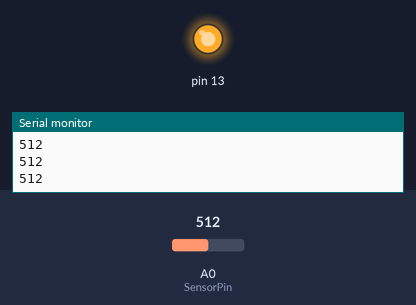
Simulated run of this sketch. Board: Arduino Uno, built with avr-gcc and run on an emulated ATmega328P. Shown: output pins drawn as LEDs (lit = HIGH), the last lines printed to the serial monitor. The inputs (shaded band) are chosen by the test bench; at power-on: A0 (SensorPin) = 512.

Above: at 1.2 s.
1.3 s: A0 (SensorPin) set to 360
2.8 s: A0 (SensorPin) set to 342
At 3.6 s:
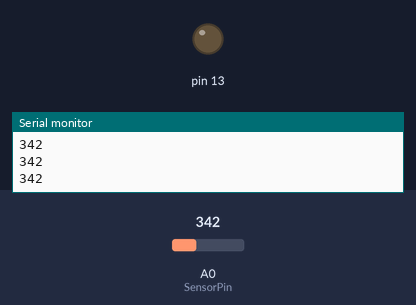
4.3 s: A0 (SensorPin) set to 511
At 5.2 s:
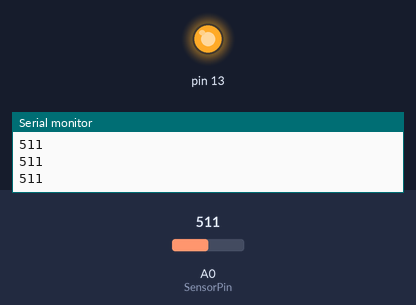
5.8 s: A0 (SensorPin) set to 340
At 6.7 s:
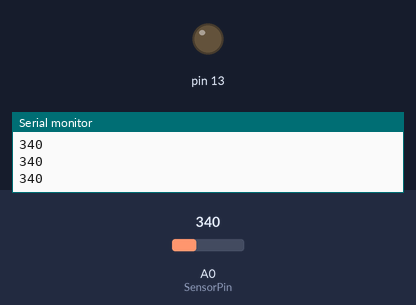
Timing chart, 0 to 8.3 s (numbered marks = the images above; inputs shaded):
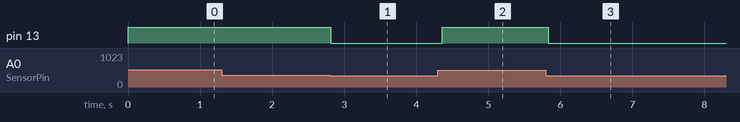

The sketch:

MuscleSensor.ino
```cpp
// Pins for Arduino Uno and MyoWare Muscle Sensor
// Connect MyoWare Muscle Sensor + pin with 3.3 V

int SensorPin = A0;
int MinSensorValue = 350; //check serial print values and adjust number (300- 400)
int LED (13);

void setup() {
    Serial.begin(9600);
     pinMode(LED, OUTPUT);
}

void loop() {
  int sensorValue = analogRead(SensorPin);
    if(sensorValue < MinSensorValue) {
     digitalWrite(LED, LOW); //turns LED off when muscles are contracted
  }
     else {
        digitalWrite(LED, HIGH); //turns LEDs on when muscels are relaxed
  }
  Serial.println(sensorValue);
  delay(70);
}
```

Measured:
- the behaviour switches between 350 and 349 on A0 (SensorPin) (found by bisection; images 0 and 1)
- after the input at 2.8 s, pin 13: HIGH → LOW at once
- after the input at 4.3 s, pin 13: LOW → HIGH after 0.06 s
- after the input at 5.8 s, pin 13: HIGH → LOW at once
